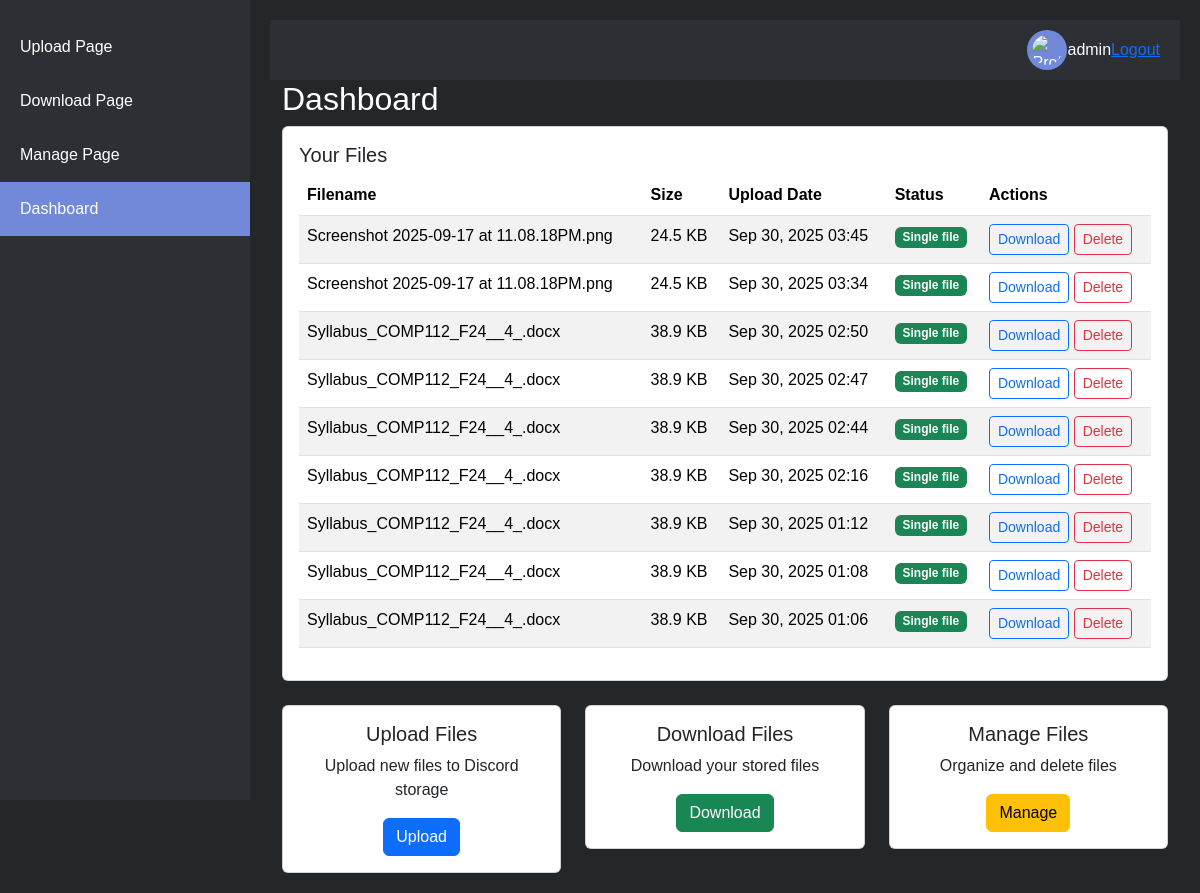
The page /dashboard/ (signed in) on the database its author committed.
### storage/models.py (models this page shows, shortened)
class UploadedFile(models.Model):
    id = models.UUIDField(primary_key=True, default=uuid.uuid4, editable=False)
    user = models.ForeignKey(User, on_delete=models.CASCADE, related_name='uploaded_files')
    original_filename = models.CharField(max_length=255)
    file_size = models.BigIntegerField()
    upload_date = models.DateTimeField(auto_now_add=True)
    discord_channel_name = models.CharField(max_length=255)
    discord_channel_id = models.CharField(max_length=255, null=True, blank=True)
    is_split = models.BooleanField(default=False)
    split_count = models.IntegerField(default=1)
    file_extension = models.CharField(max_length=10)
    class Meta:
        ordering = ['-upload_date']

### storage/views.py (the view)
# urls.py: path('dashboard/', views.dashboard, name='dashboard'),
@login_required
def dashboard(request):
    user_files = UploadedFile.objects.filter(user=request.user).order_by('-upload_date')
    return render(request, 'storage/dashboard.html', {'files': user_files})

### storage/templates/storage/dashboard.html (shortened to what this page needs)
{% extends 'storage/base.html' %}
{% block content %}
<div class="container">
    <h2>Dashboard</h2>
    <div class="row">
        <div class="col-md-12">
            <div class="card">
                <div class="card-body">
                    <h5 class="card-title">Your Files</h5>
                    {% if files %}
                        <div class="table-responsive">
                            <table class="table table-striped">
                                <thead>
                                    <tr>
                                        <th>Filename</th>
                                        <th>Size</th>
                                        <th>Upload Date</th>
                                        <th>Status</th>
                                        <th>Actions</th>
                                    </tr>
                                </thead>
                                <tbody>
                                    {% for file in files %}
                                    <tr>
                                        <td>{{ file.original_filename }}</td>
                                        <td>{{ file.file_size|filesizeformat }}</td>
                                        <td>{{ file.upload_date|date:"M d, Y H:i" }}</td>
                                        <td>
                                            {% if file.is_split %}
                                                <span class="badge bg-info">Split ({{ file.split_count }} parts)</span>
                                            {% else %}
                                                <span class="badge bg-success">Single file</span>
                                            {% endif %}
                                        </td>
                                        <td>
                                            <a href="{% url 'download_file' file.id %}" class="btn btn-sm btn-outline-primary">Download</a>
                                            <a href="{% url 'delete_file' file.id %}" class="btn btn-sm btn-outline-danger" onclick="return confirm('Are you sure?')">Delete</a>
                                        </td>
                                    </tr>
                                    {% endfor %}
                                </tbody>
                            </table>
                        </div>
                    {% else %}
                        <p class="text-muted">No files uploaded yet. <a href="{% url 'upload_page' %}">Upload your first file</a></p>
                    {% endif %}
                </div>
            </div>
        </div>
    </div>
    <div class="row mt-4">
        <div class="col-md-4">
            <div class="card text-center">
                <div class="card-body">
                    <h5 class="card-title">Upload Files</h5>
                    <p class="card-text">Upload new files to Discord storage</p>
                    <a href="{% url 'upload_page' %}" class="btn btn-primary">Upload</a>
                </div>
            </div>
        </div>
        <div class="col-md-4">
            <div class="card text-center">
                <div class="card-body">
                    <h5 class="card-title">Download Files</h5>
                    <p class="card-text">Download your stored files</p>
                    <a href="{% url 'download_page' %}" class="btn btn-success">Download</a>
                </div>
            </div>
        </div>
        <div class="col-md-4">
            <div class="card text-center">
                <div class="card-body">
                    <h5 class="card-title">Manage Files</h5>
                    <p class="card-text">Organize and delete files</p>
                    <a href="{% url 'manage_page' %}" class="btn btn-warning">Manage</a>
                </div>
            </div>
        </div>
    </div>
</div>
{% endblock %}

### storage/templates/storage/base.html (shortened to what this page needs)
{% load static %}
{% load django_bootstrap5 %}
<!DOCTYPE html>
<html lang="en">
<head>
    {% block head %}
    {% bootstrap_css %}
    <link rel="stylesheet" href="{% static 'style.css' %}">
    {% endblock %}
</head>
<body>
    {% block body %}
    <div class="sidebar">
        <a href="{% url 'upload_page' %}" class="{% if request.resolver_match.url_name == 'upload_page' %}active{% endif %}">Upload Page</a>
        <a href="{% url 'download_page' %}" class="{% if request.resolver_match.url_name == 'download_page' %}active{% endif %}">Download Page</a>
        <a href="{% url 'manage_page' %}" class="{% if request.resolver_match.url_name == 'manage_page' %}active{% endif %}">Manage Page</a>
        <a href="{% url 'dashboard' %}" class="{% if request.resolver_match.url_name == 'dashboard' %}active{% endif %}">Dashboard</a>
    </div>
    <div class="main-content">
        <div class="top-bar">
            <div class="profile-icon" onclick="window.location.href='{% url 'dashboard' %}'">
                <img src="{% static 'profile-icon.png' %}" alt="Profile">
            </div>
            {% if user.is_authenticated %}
                <span class="username">{{ user.username }}</span>
                <a href="{% url 'logout' %}" class="logout-btn">Logout</a>
            {% else %}
                <a href="{% url 'login' %}" class="login-btn">Login</a>
            {% endif %}
        </div>
        <div class="content">
            {% block content %}
            {% endblock %}
        </div>
    </div>
    {% endblock %}
</body>
</html>

### static/style.css (style rules this page uses)
body { margin: 0; font-family: Arial, sans-serif; background-color: #23272a; color: #ffffff; display: flex; }
.sidebar { width: 250px; height: 100vh; background-color: #2c2f33; display: flex; flex-direction: column; padding: 20px 0; }
.sidebar a { text-decoration: none; color: #ffffff; padding: 15px 20px; display: block; font-size: 16px; transition: background-color 0.3s; }
.sidebar a.active { background-color: #7289da; }
.main-content { flex: 1; padding: 20px; }
.top-bar { height: 60px; background-color: #2c2f33; display: flex; align-items: center; justify-content: flex-end; padding: 0 20px; }
.profile-icon { width: 40px; height: 40px; background-color: #7289da; border-radius: 50%; display: flex; justify-content: center; align-items: center; cursor: pointer; }
.profile-icon img { width: 30px; height: 30px; border-radius: 50%; }

### rows shown on the page
UploadedFile: original_filename "Screenshot 2025-09-17 at 11.08.18PM.png", file_size|filesizeformat "24.5 KB", upload_date "Sep 30, 2025 03:45", is_split "Single file"
UploadedFile: original_filename "Screenshot 2025-09-17 at 11.08.18PM.png", file_size|filesizeformat "24.5 KB", upload_date "Sep 30, 2025 03:34", is_split "Single file"
UploadedFile: original_filename "Syllabus_COMP112_F24__4_.docx", file_size|filesizeformat "38.9 KB", upload_date "Sep 30, 2025 02:50", is_split "Single file"
UploadedFile: original_filename "Syllabus_COMP112_F24__4_.docx", file_size|filesizeformat "38.9 KB", upload_date "Sep 30, 2025 02:47", is_split "Single file"
UploadedFile: original_filename "Syllabus_COMP112_F24__4_.docx", file_size|filesizeformat "38.9 KB", upload_date "Sep 30, 2025 02:44", is_split "Single file"
UploadedFile: original_filename "Syllabus_COMP112_F24__4_.docx", file_size|filesizeformat "38.9 KB", upload_date "Sep 30, 2025 02:16", is_split "Single file"
UploadedFile: original_filename "Syllabus_COMP112_F24__4_.docx", file_size|filesizeformat "38.9 KB", upload_date "Sep 30, 2025 01:12", is_split "Single file"
UploadedFile: original_filename "Syllabus_COMP112_F24__4_.docx", file_size|filesizeformat "38.9 KB", upload_date "Sep 30, 2025 01:08", is_split "Single file"
UploadedFile: original_filename "Syllabus_COMP112_F24__4_.docx", file_size|filesizeformat "38.9 KB", upload_date "Sep 30, 2025 01:06", is_split "Single file"

### other values the page prints
{{ user.username }} "admin"
